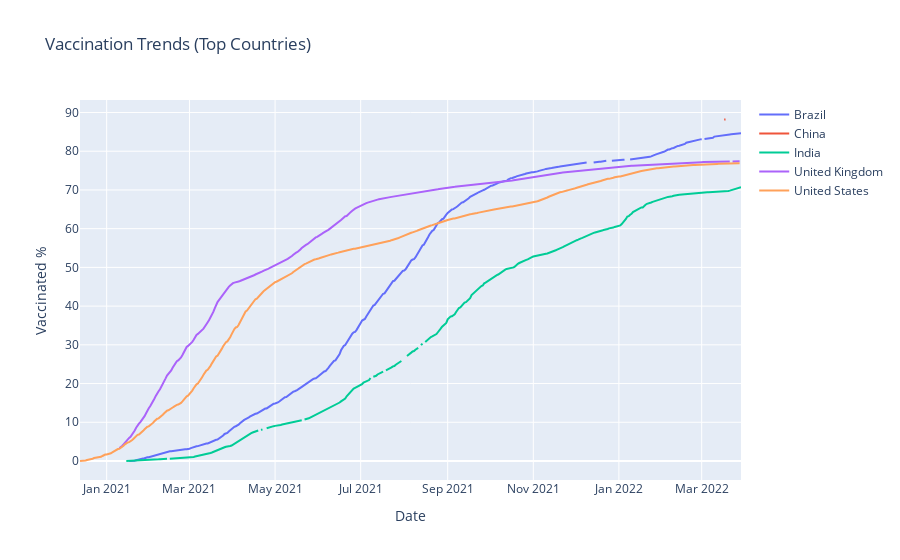

Notebook source saved alongside this figure:
### Code cell
fig = go.Figure()
for col in df_pivot.columns:
    fig.add_trace(go.Scatter(x=df_pivot.index, y=df_pivot[col], mode='lines', name=col))
fig.update_layout(title='Vaccination Trends (Top Countries)', xaxis_title='Date', yaxis_title='Vaccinated %')
fig.write_html('visuals/vax_trends.html')  # Interactive for GitHub
fig.show()

### Figure 1 — Plotly figure (JSON) as saved in the notebook; plotly's stock layout.template omitted (floating-point values rounded to 4 significant figures; data arrays with more than 128 entries replaced by an {"elided": "..."} marker saying what was removed)
{"data": [{"mode": "lines", "name": "Brazil", "type": "scatter", "x": {"elided": "472 str values"}, "y": {"elided": "472 float values"}}, {"mode": "lines", "name": "China", "type": "scatter", "x": {"elided": "472 str values"}, "y": {"elided": "472 float values"}}, {"mode": "lines", "name": "India", "type": "scatter", "x": {"elided": "472 str values"}, "y": {"elided": "472 float values"}}, {"mode": "lines", "name": "United Kingdom", "type": "scatter", "x": {"elided": "472 str values"}, "y": {"elided": "472 float values"}}, {"mode": "lines", "name": "United States", "type": "scatter", "x": {"elided": "472 str values"}, "y": {"elided": "472 float values"}}], "layout": {"title": {"text": "Vaccination Trends (Top Countries)"}, "xaxis": {"title": {"text": "Date"}}, "yaxis": {"title": {"text": "Vaccinated %"}}}}
